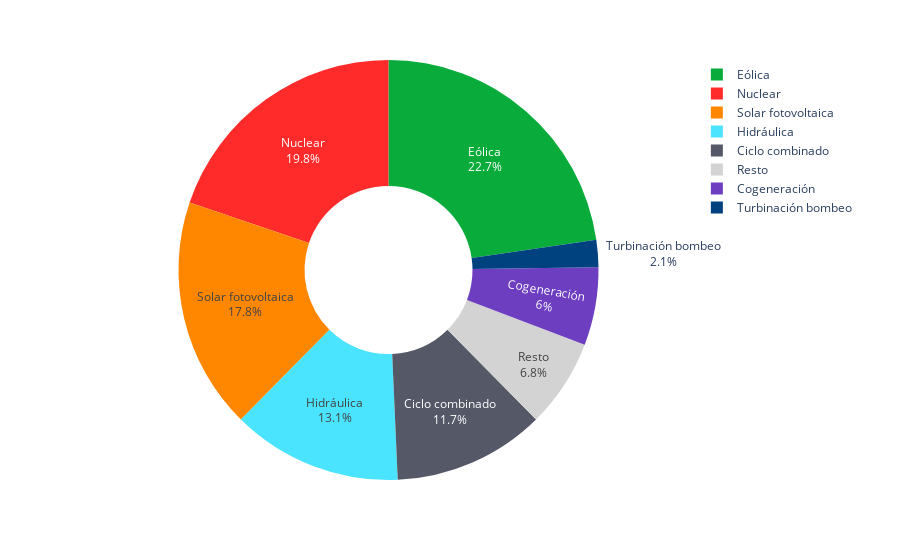

Notebook code for this chart:
### Code cell
graf_mix_queso=px.pie(df_out_ratio_select_mix, names='tecnologia', values='%_mix',
                    color='tecnologia',
                    color_discrete_map=colores_tecnologia,
                    hover_name='tecnologia',
                                      
                    hole=.4
                    )

graf_mix_queso.update_traces(textinfo='percent+label')


graf_mix_queso

### Figure 1 — Plotly figure (JSON) as saved in the notebook; plotly's stock layout.template omitted (floating-point values rounded to 4 significant figures)
{"data": [{"customdata": [["Eólica"], ["Nuclear"], ["Solar fotovoltaica"], ["Hidráulica"], ["Ciclo combinado"], ["Resto"], ["Cogeneración"], ["Turbinación bombeo"]], "domain": {"x": [0, 1], "y": [0, 1]}, "hole": 0.4, "hovertemplate": "<b>%{hovertext}</b><br><br>tecnologia=%{customdata[0]}<br>%_mix=%{value}<extra></extra>", "hovertext": ["Eólica", "Nuclear", "Solar fotovoltaica", "Hidráulica", "Ciclo combinado", "Resto", "Cogeneración", "Turbinación bombeo"], "labels": ["Eólica", "Nuclear", "Solar fotovoltaica", "Hidráulica", "Ciclo combinado", "Resto", "Cogeneración", "Turbinación bombeo"], "legendgroup": "", "marker": {"colors": ["#09ab3b", "#ff2b2b", "#ff8700", "#4be4ff", "#555867", "#D3D3D3", "#6d3fc0", "#004280"]}, "name": "", "showlegend": true, "textinfo": "percent+label", "type": "pie", "values": [0.227, 0.198, 0.178, 0.131, 0.117, 0.068, 0.06, 0.021]}], "layout": {"legend": {"tracegroupgap": 0}, "margin": {"t": 60}}}
